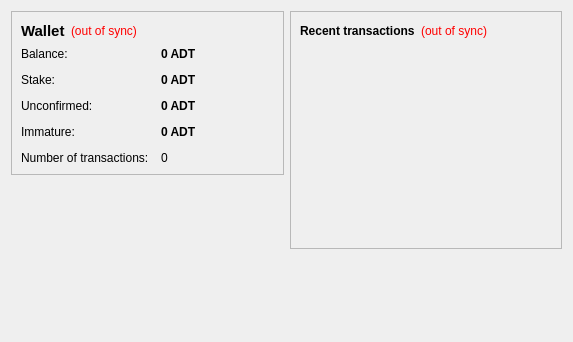
<?xml version="1.0" encoding="UTF-8"?>
<ui version="4.0">
 <class>OverviewPage</class>
 <widget class="QWidget" name="OverviewPage">
  <property name="geometry">
   <rect>
    <x>0</x>
    <y>0</y>
    <width>573</width>
    <height>342</height>
   </rect>
  </property>
  <property name="windowTitle">
   <string>Form</string>
  </property>
  <layout class="QHBoxLayout" name="horizontalLayout" stretch="1,1">
   <item>
    <layout class="QVBoxLayout" name="verticalLayout_2">
     <item>
      <widget class="QFrame" name="frame">
       <property name="frameShape">
        <enum>QFrame::StyledPanel</enum>
       </property>
       <property name="frameShadow">
        <enum>QFrame::Raised</enum>
       </property>
       <layout class="QVBoxLayout" name="verticalLayout_4">
        <item>
         <layout class="QHBoxLayout" name="horizontalLayout_4">
          <item>
           <widget class="QLabel" name="label_5">
            <property name="font">
             <font>
              <pointsize>11</pointsize>
              <weight>75</weight>
              <bold>true</bold>
             </font>
            </property>
            <property name="text">
             <string>Wallet</string>
            </property>
           </widget>
          </item>
          <item>
           <widget class="QLabel" name="labelWalletStatus">
            <property name="toolTip">
             <string>The displayed information may be out of date. Your wallet automatically synchronizes with the AndroidsTokensv2 network after a connection is established, but this process has not completed yet.</string>
            </property>
            <property name="styleSheet">
             <string notr="true">QLabel { color: red; }</string>
            </property>
            <property name="text">
             <string notr="true">(out of sync)</string>
            </property>
            <property name="alignment">
             <set>Qt::AlignLeading|Qt::AlignLeft|Qt::AlignVCenter</set>
            </property>
           </widget>
          </item>
          <item>
           <spacer name="horizontalSpacer_2">
            <property name="orientation">
             <enum>Qt::Horizontal</enum>
            </property>
            <property name="sizeHint" stdset="0">
             <size>
              <width>40</width>
              <height>20</height>
             </size>
            </property>
           </spacer>
          </item>
         </layout>
        </item>
        <item>
         <layout class="QFormLayout" name="formLayout_2">
          <property name="fieldGrowthPolicy">
           <enum>QFormLayout::AllNonFixedFieldsGrow</enum>
          </property>
          <property name="horizontalSpacing">
           <number>12</number>
          </property>
          <property name="verticalSpacing">
           <number>12</number>
          </property>
          <item row="0" column="0">
           <widget class="QLabel" name="label">
            <property name="text">
             <string>Balance:</string>
            </property>
           </widget>
          </item>
          <item row="0" column="1">
           <widget class="QLabel" name="labelBalance">
            <property name="font">
             <font>
              <weight>75</weight>
              <bold>true</bold>
             </font>
            </property>
            <property name="cursor">
             <cursorShape>IBeamCursor</cursorShape>
            </property>
            <property name="toolTip">
             <string>Your current balance</string>
            </property>
            <property name="text">
             <string notr="true">0 ADT</string>
            </property>
            <property name="textInteractionFlags">
             <set>Qt::LinksAccessibleByMouse|Qt::TextSelectableByKeyboard|Qt::TextSelectableByMouse</set>
            </property>
           </widget>
          </item>
          <item row="1" column="0">
           <widget class="QLabel" name="label_6">
            <property name="text">
             <string>Stake:</string>
            </property>
           </widget>
          </item>
          <item row="1" column="1">
           <widget class="QLabel" name="labelStake">
            <property name="font">
             <font>
              <weight>75</weight>
              <bold>true</bold>
             </font>
            </property>
            <property name="cursor">
             <cursorShape>IBeamCursor</cursorShape>
            </property>
            <property name="toolTip">
             <string>Total of coins that was staked, and do not yet count toward the current balance</string>
            </property>
            <property name="text">
             <string notr="true">0 ADT</string>
            </property>
            <property name="textInteractionFlags">
             <set>Qt::LinksAccessibleByMouse|Qt::TextSelectableByKeyboard|Qt::TextSelectableByMouse</set>
            </property>
           </widget>
          </item>
          <item row="2" column="0">
           <widget class="QLabel" name="label_3">
            <property name="text">
             <string>Unconfirmed:</string>
            </property>
           </widget>
          </item>
          <item row="2" column="1">
           <widget class="QLabel" name="labelUnconfirmed">
            <property name="font">
             <font>
              <weight>75</weight>
              <bold>true</bold>
             </font>
            </property>
            <property name="cursor">
             <cursorShape>IBeamCursor</cursorShape>
            </property>
            <property name="toolTip">
             <string>Total of transactions that have yet to be confirmed, and do not yet count toward the current balance</string>
            </property>
            <property name="text">
             <string notr="true">0 ADT</string>
            </property>
            <property name="textInteractionFlags">
             <set>Qt::LinksAccessibleByMouse|Qt::TextSelectableByKeyboard|Qt::TextSelectableByMouse</set>
            </property>
           </widget>
          </item>
          <item row="3" column="0">
           <widget class="QLabel" name="labelImmatureText">
            <property name="text">
             <string>Immature:</string>
            </property>
           </widget>
          </item>
          <item row="3" column="1">
           <widget class="QLabel" name="labelImmature">
            <property name="font">
             <font>
              <weight>75</weight>
              <bold>true</bold>
             </font>
            </property>
            <property name="toolTip">
             <string>Mined balance that has not yet matured</string>
            </property>
            <property name="text">
             <string notr="true">0 ADT</string>
            </property>
            <property name="textInteractionFlags">
             <set>Qt::LinksAccessibleByMouse|Qt::TextSelectableByKeyboard|Qt::TextSelectableByMouse</set>
            </property>
           </widget>
          </item>
          <item row="4" column="0">
           <widget class="QLabel" name="label_2">
            <property name="text">
             <string>Number of transactions:</string>
            </property>
           </widget>
          </item>
          <item row="4" column="1">
           <widget class="QLabel" name="labelNumTransactions">
            <property name="toolTip">
             <string>Total number of transactions in wallet</string>
            </property>
            <property name="text">
             <string notr="true">0</string>
            </property>
           </widget>
          </item>
         </layout>
        </item>
       </layout>
      </widget>
     </item>
     <item>
      <spacer name="verticalSpacer">
       <property name="orientation">
        <enum>Qt::Vertical</enum>
       </property>
       <property name="sizeHint" stdset="0">
        <size>
         <width>20</width>
         <height>40</height>
        </size>
       </property>
      </spacer>
     </item>
    </layout>
   </item>
   <item>
    <layout class="QVBoxLayout" name="verticalLayout_3">
     <item>
      <widget class="QFrame" name="frame_2">
       <property name="frameShape">
        <enum>QFrame::StyledPanel</enum>
       </property>
       <property name="frameShadow">
        <enum>QFrame::Raised</enum>
       </property>
       <layout class="QVBoxLayout" name="verticalLayout">
        <item>
         <layout class="QHBoxLayout" name="horizontalLayout_2">
          <item>
           <widget class="QLabel" name="label_4">
            <property name="text">
             <string>&lt;b&gt;Recent transactions&lt;/b&gt;</string>
            </property>
           </widget>
          </item>
          <item>
           <widget class="QLabel" name="labelTransactionsStatus">
            <property name="toolTip">
             <string>The displayed information may be out of date. Your wallet automatically synchronizes with the AndroidsTokensv2 network after a connection is established, but this process has not completed yet.</string>
            </property>
            <property name="styleSheet">
             <string notr="true">QLabel { color: red; }</string>
            </property>
            <property name="text">
             <string notr="true">(out of sync)</string>
            </property>
            <property name="alignment">
             <set>Qt::AlignRight|Qt::AlignTrailing|Qt::AlignVCenter</set>
            </property>
           </widget>
          </item>
          <item>
           <spacer name="horizontalSpacer">
            <property name="orientation">
             <enum>Qt::Horizontal</enum>
            </property>
            <property name="sizeHint" stdset="0">
             <size>
              <width>40</width>
              <height>20</height>
             </size>
            </property>
           </spacer>
          </item>
         </layout>
        </item>
        <item>
         <widget class="QListView" name="listTransactions">
          <property name="styleSheet">
           <string notr="true">QListView { background: transparent; }</string>
          </property>
          <property name="frameShape">
           <enum>QFrame::NoFrame</enum>
          </property>
          <property name="verticalScrollBarPolicy">
           <enum>Qt::ScrollBarAlwaysOff</enum>
          </property>
          <property name="horizontalScrollBarPolicy">
           <enum>Qt::ScrollBarAlwaysOff</enum>
          </property>
          <property name="selectionMode">
           <enum>QAbstractItemView::NoSelection</enum>
          </property>
         </widget>
        </item>
       </layout>
      </widget>
     </item>
     <item>
      <spacer name="verticalSpacer_2">
       <property name="orientation">
        <enum>Qt::Vertical</enum>
       </property>
       <property name="sizeHint" stdset="0">
        <size>
         <width>20</width>
         <height>40</height>
        </size>
       </property>
      </spacer>
     </item>
    </layout>
   </item>
  </layout>
 </widget>
 <resources/>
 <connections/>
</ui>
